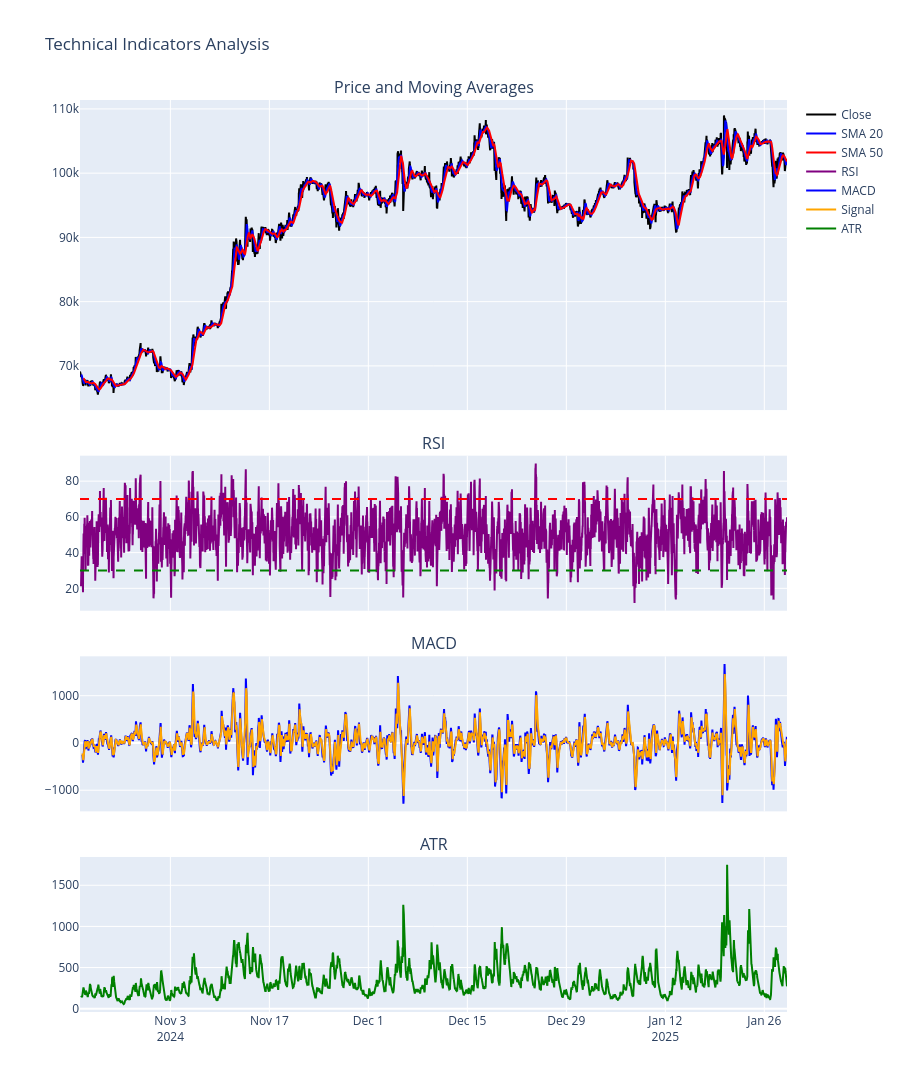

Write notebook code for a chart like this one.
### Markdown cell above
## 3. Technical Indicators Analysis

### Code cell
def add_technical_indicators(df):
    # Add various technical indicators
    df['SMA_20'] = ta.SMA(df['close'], timeperiod=20)
    df['SMA_50'] = ta.SMA(df['close'], timeperiod=50)
    df['RSI'] = ta.RSI(df['close'], timeperiod=14)
    df['MACD'], df['MACD_signal'], df['MACD_hist'] = ta.MACD(df['close'])
    df['ATR'] = ta.ATR(df['high'], df['low'], df['close'], timeperiod=14)
    df['BB_upper'], df['BB_middle'], df['BB_lower'] = ta.BBANDS(df['close'])
    
    return df

# Add indicators
df_indicators = add_technical_indicators(df.copy())

# Plot technical indicators
fig = make_subplots(rows=4, cols=1, shared_xaxes=True,
                    subplot_titles=('Price and Moving Averages', 'RSI', 'MACD', 'ATR'),
                    vertical_spacing=0.05,
                    row_heights=[0.4, 0.2, 0.2, 0.2])

# Price and MAs
fig.add_trace(go.Scatter(x=df_indicators.index, y=df_indicators['close'],
                         name='Close', line=dict(color='black')), row=1, col=1)
fig.add_trace(go.Scatter(x=df_indicators.index, y=df_indicators['SMA_20'],
                         name='SMA 20', line=dict(color='blue')), row=1, col=1)
fig.add_trace(go.Scatter(x=df_indicators.index, y=df_indicators['SMA_50'],
                         name='SMA 50', line=dict(color='red')), row=1, col=1)

# RSI
fig.add_trace(go.Scatter(x=df_indicators.index, y=df_indicators['RSI'],
                         name='RSI', line=dict(color='purple')), row=2, col=1)
fig.add_hline(y=70, line_dash="dash", line_color="red", row=2, col=1)
fig.add_hline(y=30, line_dash="dash", line_color="green", row=2, col=1)

# MACD
fig.add_trace(go.Scatter(x=df_indicators.index, y=df_indicators['MACD'],
                         name='MACD', line=dict(color='blue')), row=3, col=1)
fig.add_trace(go.Scatter(x=df_indicators.index, y=df_indicators['MACD_signal'],
                         name='Signal', line=dict(color='orange')), row=3, col=1)

# ATR
fig.add_trace(go.Scatter(x=df_indicators.index, y=df_indicators['ATR'],
                         name='ATR', line=dict(color='green')), row=4, col=1)

fig.update_layout(height=1200, title_text="Technical Indicators Analysis")
fig.show()

### Figure 1 — Plotly figure (JSON) as saved in the notebook; plotly's stock layout.template omitted (floating-point values rounded to 4 significant figures; data arrays with more than 128 entries replaced by an {"elided": "..."} marker saying what was removed)
{"data": [{"line": {"color": "black"}, "name": "Close", "type": "scatter", "x": {"elided": "9600 str values"}, "xaxis": "x", "y": {"elided": "9600 float values"}, "yaxis": "y"}, {"line": {"color": "blue"}, "name": "SMA 20", "type": "scatter", "x": {"elided": "9600 str values"}, "xaxis": "x", "y": {"elided": "9600 float values"}, "yaxis": "y"}, {"line": {"color": "red"}, "name": "SMA 50", "type": "scatter", "x": {"elided": "9600 str values"}, "xaxis": "x", "y": {"elided": "9600 float values"}, "yaxis": "y"}, {"line": {"color": "purple"}, "name": "RSI", "type": "scatter", "x": {"elided": "9600 str values"}, "xaxis": "x2", "y": {"elided": "9600 float values"}, "yaxis": "y2"}, {"line": {"color": "blue"}, "name": "MACD", "type": "scatter", "x": {"elided": "9600 str values"}, "xaxis": "x3", "y": {"elided": "9600 float values"}, "yaxis": "y3"}, {"line": {"color": "orange"}, "name": "Signal", "type": "scatter", "x": {"elided": "9600 str values"}, "xaxis": "x3", "y": {"elided": "9600 float values"}, "yaxis": "y3"}, {"line": {"color": "green"}, "name": "ATR", "type": "scatter", "x": {"elided": "9600 str values"}, "xaxis": "x4", "y": {"elided": "9600 float values"}, "yaxis": "y4"}], "layout": {"annotations": [{"font": {"size": 16}, "showarrow": false, "text": "Price and Moving Averages", "x": 0.5, "xanchor": "center", "xref": "paper", "y": 1, "yanchor": "bottom", "yref": "paper"}, {"font": {"size": 16}, "showarrow": false, "text": "RSI", "x": 0.5, "xanchor": "center", "xref": "paper", "y": 0.61, "yanchor": "bottom", "yref": "paper"}, {"font": {"size": 16}, "showarrow": false, "text": "MACD", "x": 0.5, "xanchor": "center", "xref": "paper", "y": 0.39, "yanchor": "bottom", "yref": "paper"}, {"font": {"size": 16}, "showarrow": false, "text": "ATR", "x": 0.5, "xanchor": "center", "xref": "paper", "y": 0.17, "yanchor": "bottom", "yref": "paper"}], "height": 1200, "shapes": [{"line": {"color": "red", "dash": "dash"}, "type": "line", "x0": 0, "x1": 1, "xref": "x2 domain", "y0": 70, "y1": 70, "yref": "y2"}, {"line": {"color": "green", "dash": "dash"}, "type": "line", "x0": 0, "x1": 1, "xref": "x2 domain", "y0": 30, "y1": 30, "yref": "y2"}], "title": {"text": "Technical Indicators Analysis"}, "xaxis": {"anchor": "y", "domain": [0, 1], "matches": "x4", "showticklabels": false}, "xaxis2": {"anchor": "y2", "domain": [0, 1], "matches": "x4", "showticklabels": false}, "xaxis3": {"anchor": "y3", "domain": [0, 1], "matches": "x4", "showticklabels": false}, "xaxis4": {"anchor": "y4", "domain": [0, 1]}, "yaxis": {"anchor": "x", "domain": [0.66, 1]}, "yaxis2": {"anchor": "x2", "domain": [0.44, 0.61]}, "yaxis3": {"anchor": "x3", "domain": [0.22, 0.39]}, "yaxis4": {"anchor": "x4", "domain": [0, 0.17]}}}
